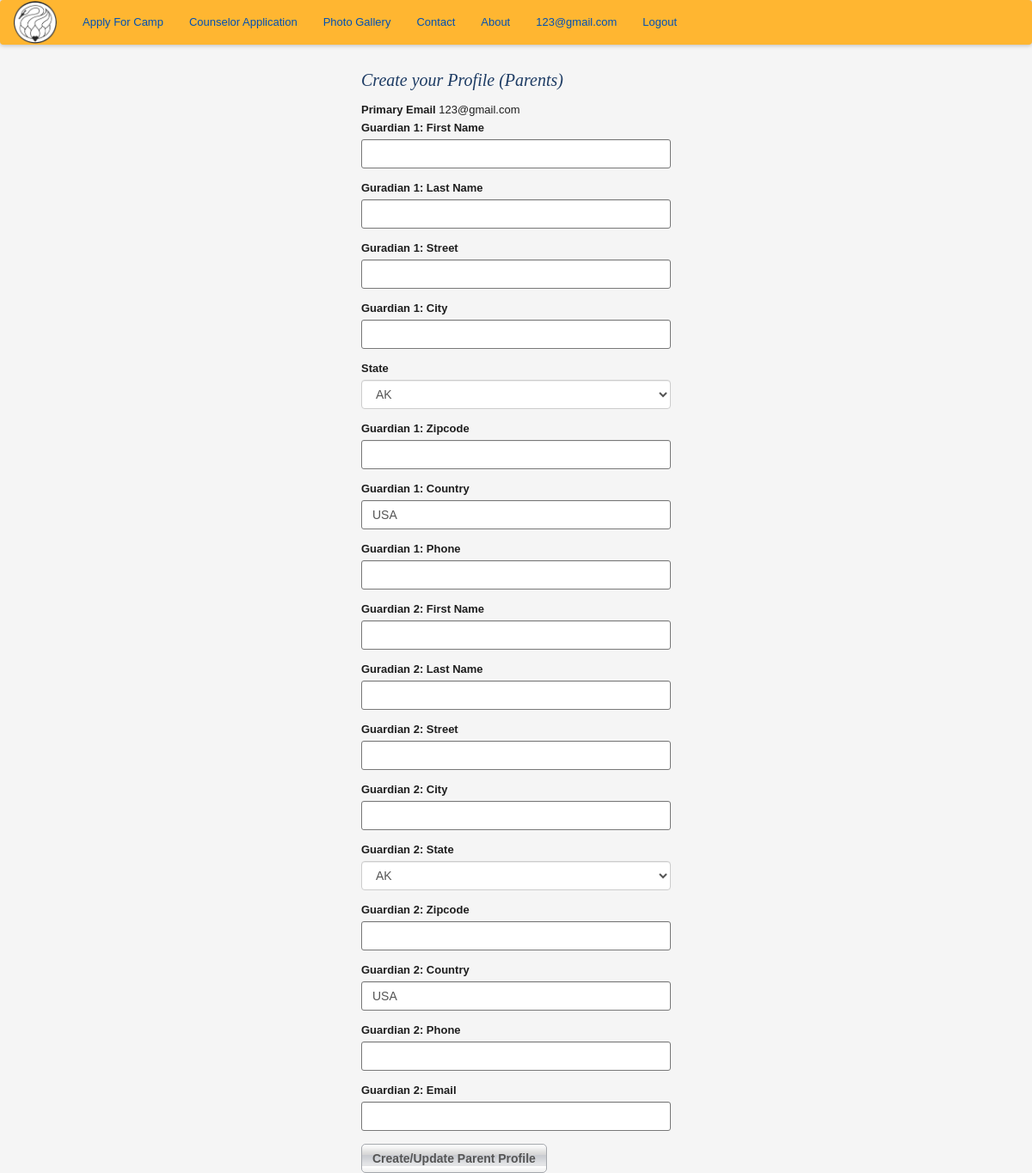
The app's page /update_parent_profile/3 (signed in), older data.
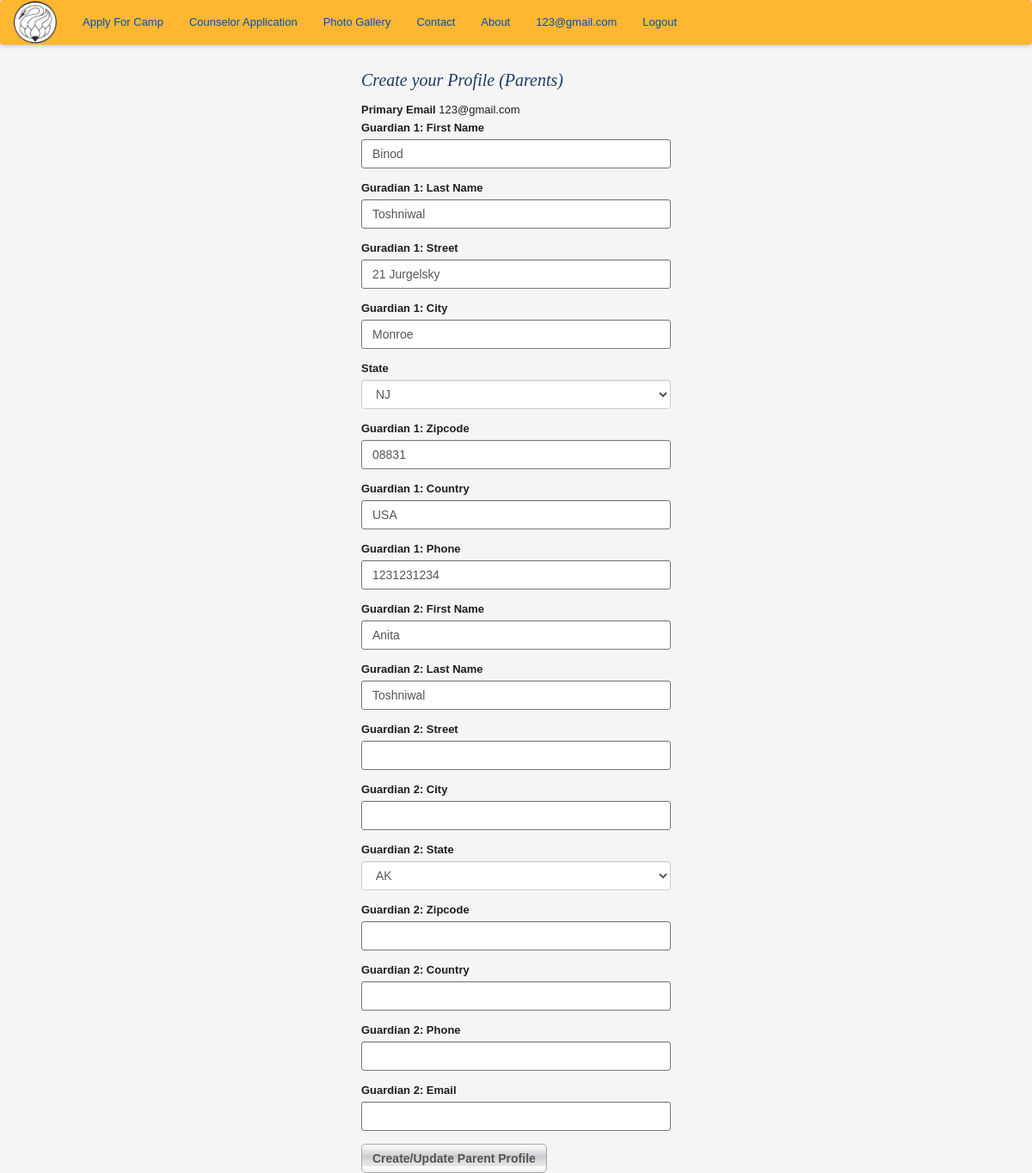
The same page, newer data.
### app/models.py (models this page shows, shortened)
class Parents(db.Model):
    __tablename__ = 'parents'
    id = db.Column(db.Integer, primary_key = True)
    g1fn = db.Column(db.String(64), index = True)
    g1ln = db.Column(db.String(64), index = True)
    g2fn = db.Column(db.String(64), index = True)
    g2ln = db.Column(db.String(64), index = True)
    g1street = db.Column(db.String(64))
    g1city = db.Column(db.String(64))
    g1state = db.Column(db.String(64))
    g1zipcode = db.Column(db.String(64))
    g1country = db.Column(db.String(64))
    g2street = db.Column(db.String(64))
    g2city = db.Column(db.String(64))
    g2state = db.Column(db.String(64))
    g2zipcode = db.Column(db.String(64))
    g2country = db.Column(db.String(64))
    g1phone = db.Column(db.String(64))
    g2phone = db.Column(db.String(64))
    g2email = db.Column(db.String(64))
    user_id = db.Column(db.Integer, db.ForeignKey('user.id'))
    campers = db.relationship('Camper', backref='parents', lazy='dynamic')

### app/controller.py (the view, shortened to what this page needs)
@app.route('/update_parent_profile/<int:parents_id>', methods=['GET', 'POST'])
@login_required
def edit_parent_profile(parents_id):
    parents = Parents.query.get(parents_id)
    form = UpdateParentProfileForm(obj=parents)
    return render_template('parent_profile.html', form=form)

### app/models.py (called while the page is built)
@login_manager.user_loader
def load_user(user_id):
    return User.query.filter_by(email=user_id).first()

### app/templates/parent_profile.html (shortened to what this page needs)
{% extends "base_templates/base.html" %}
{% import "bootstrap/wtf.html" as wtf %}
{% block content %}
    <div class= "container">
        <div class="row">
            <div class= "col-md-offset-4 col-md-4">
                <h1> Create your Profile (Parents)</h1>
                    <label>Primary Email</label>
                    {{current_user.email}}
                    {{ wtf.quick_form(form) }}
            </div>
        </div>
    </div>
{% endblock %}

Row changes from the older to the newer data that the page shows:
added Parents: g1fn "Binod", g1ln "Toshniwal", g1street "21 Jurgelsky", g1city "Monroe", g1state "NJ", g1zipcode "08831", g1country "USA", g1phone "1231231234", g2fn "Anita", g2ln "Toshniwal", g2state "AK"
Text that changed along with them:
form field g1state: "AK" → (not shown)
form field g1country: "USA" → (not shown)
form field g2state: "AK" → (not shown)
form field g2country: "USA" → (not shown)
